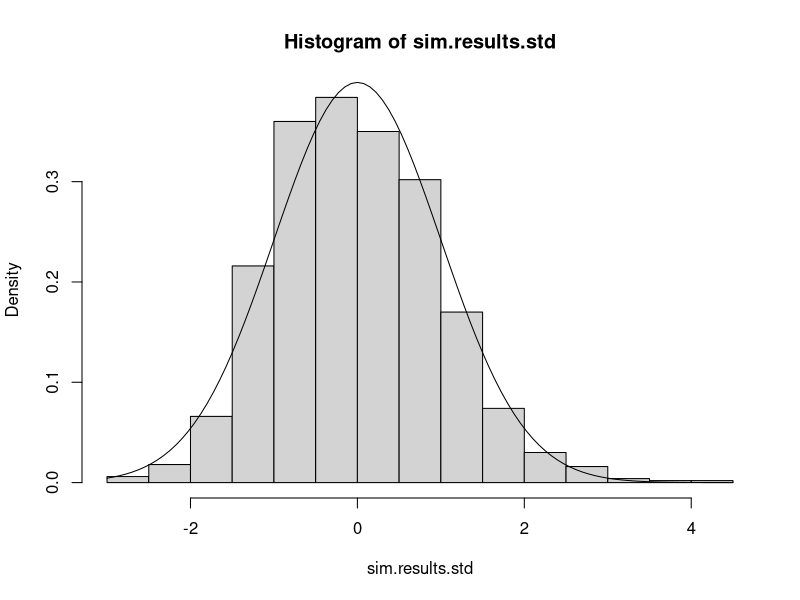

Source code (R):
# Coursera Data Science Specialization Course 6 Project 1 Script


# The purpose of this script is to satisfy the requirements of the project 1
# peer-graded assignment that is part of the Statistical Inference course
# within the Data Science Specialization on Coursera. As per the instructions
# the project will consist of the two parts outlined below.
#
# The first part is a simulation exercise which will simulate 1000 averages of
# 40 exponentials and then:
# 1. Show the sample mean and compare it to the theoretical mean of the
# distribution
# 2. Show how variable the sample is (via variance) and compare it to the
# theoretical variance of the distribution
# 3. Show that the distribution is approximately normal
#
# The second part focuses on basic inferential data analysis. The steps are:
# 1. Load the ToothGrowth data and perform some basic exploratory data analysis
# 2. Provide a basic summary of the data
# 3. Use confidence intervals and/or hypothesis tests to compare tooth growth by
# supp and dose.
# 4. State your conclusions and the assumptions needed for your conclusions


library(dplyr)


# Part 1) Simulation Exercise

# Define a function which takes the mean of exponentials
MeanOfExponentials <- function(n.obs, lambda) {
  # Takes the mean of exponentials from the rexp() function
  #
  # Args:
  #   n.obs: The number of observations variable, passed to rexp()
  #   lambda: The rate variable of the exponential, passed to rexp()
  #
  # Returns:
  #   The mean of the exponentials
  exp.mean <- mean(rexp(n.obs, lambda))
  return(exp.mean)
}

# Perform simulation
set.seed(190205)  # Set seed for reproducibility
# The instructions specify 1000 simulations of 40 exponentials with rate 0.2
n <- 40  # Set the number of observations per simulation
lambda <- 0.2  # Set the rate
sim.results <- replicate(1000, MeanOfExponentials(n, lambda))  # Do 1000 sims

# Show the sample mean and compare it to the theoretical mean
sample.mean <- mean(sim.results)  # 4.99928
theoretical.mean <- 1/lambda  # 5
# The sample mean of 4.999 is very close to the theoretical mean of 5

# Show the sample variance and compare it to the theoretical variance
sample.variance <- var(sim.results)  # 0.59796
theoretical.variance <- 1/(n * lambda^2)  # 0.625
# The sample variance of 0.598 is fairly close to the theoretical variance

# Show that the distribution is approximately normal

# Create a function to standardize a numeric vector
Standardize <- function(x, mean, variance) {
  # Subtracts the mean and divides by the standard error
  #
  # Args:
  #   x: A numeric vector of values to be standardized
  #   mean: The known mean of the distribution
  #   variance: The known variance of the distribution
  #
  # Returns:
  #   The standardized version of numeric vector x
  standardized.x <- (x - mean)/sqrt(variance)
  return(standardized.x)
}

# Standardize the results of the simulation
sim.results.std <- Standardize(sim.results, mean = theoretical.mean, 
                               variance = theoretical.variance)

hist(sim.results.std, freq = FALSE)
curve(dnorm(x), from = -3, to = 4.5, add = TRUE)













